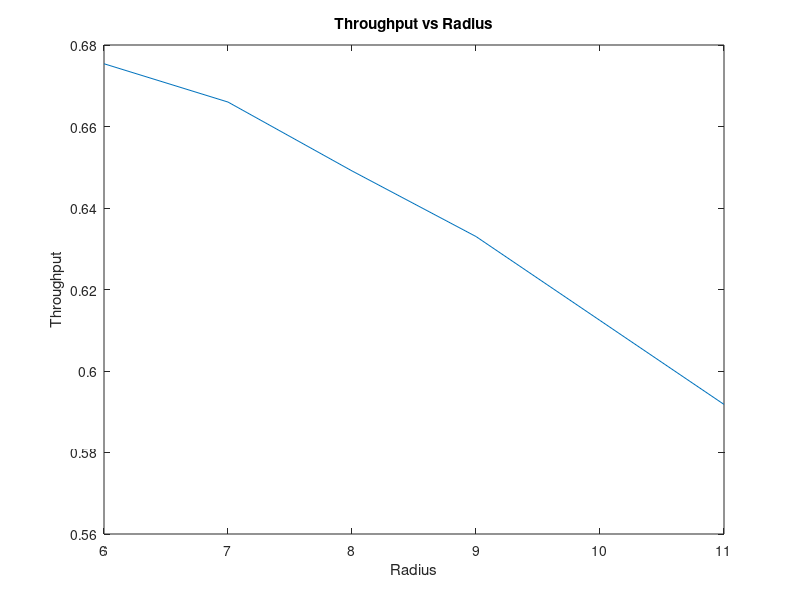

The MATLAB source for this figure:
data = load("radius_res.txt")
x = data(:,1)
y = data(:,2)
plot(x,y)

title("Throughput vs Radius")
xlabel("Radius")
ylabel("Throughput")
